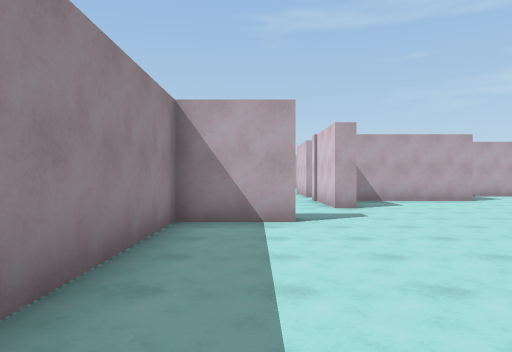
[1] (above)

24 first-person views from a walk through a 3-D level made in the Unity game engine. The camera is 1.5 m above the floor, looks level and sees 70° across. The floor is counted in squares, 2 m on a side. Each view is taken from the middle of a square. On the plan, view 1 faces up. The plan holds only what a view shows up to about 11 squares ahead; the rest is blank. The player is left out.

[2]
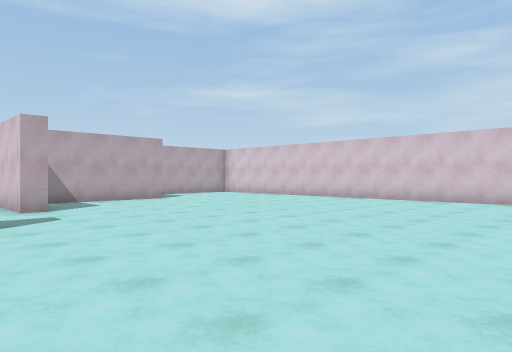

[3]
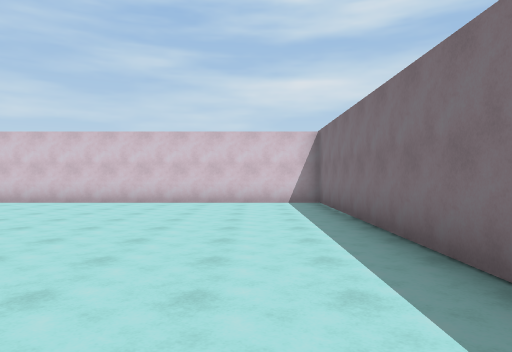

[4]
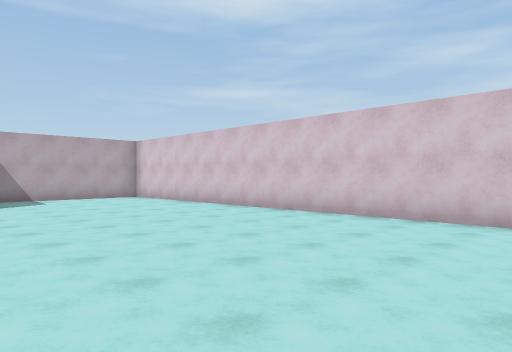

[5]
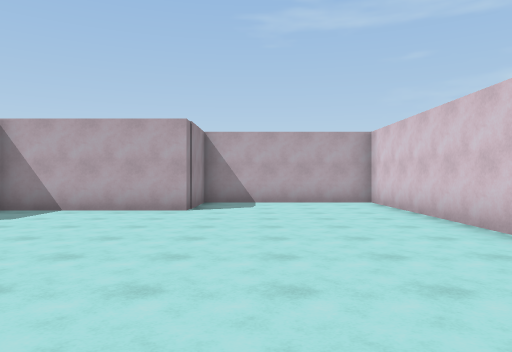

[6]
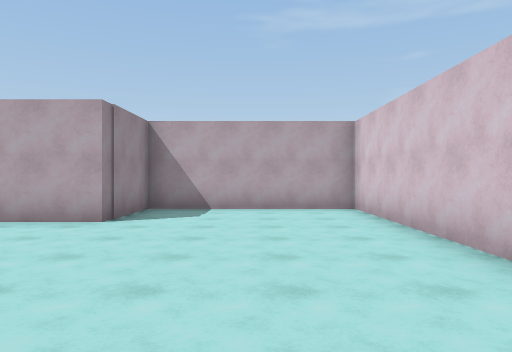

[7]
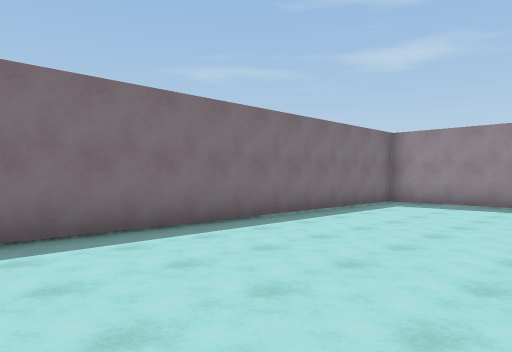

[8]
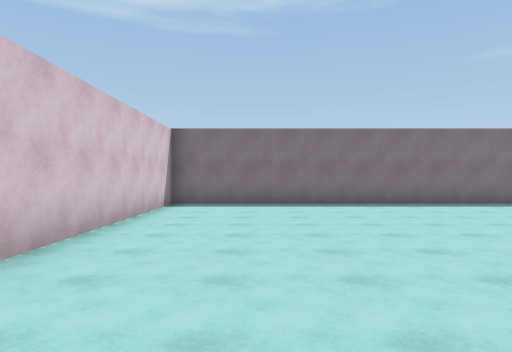

[9]
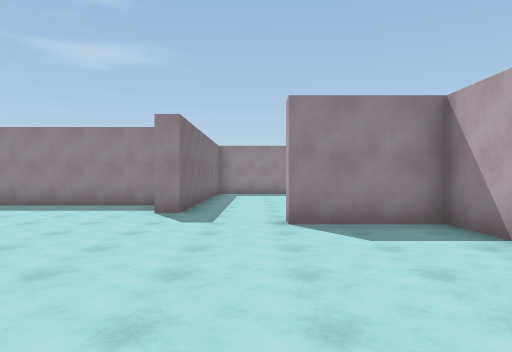

[10]
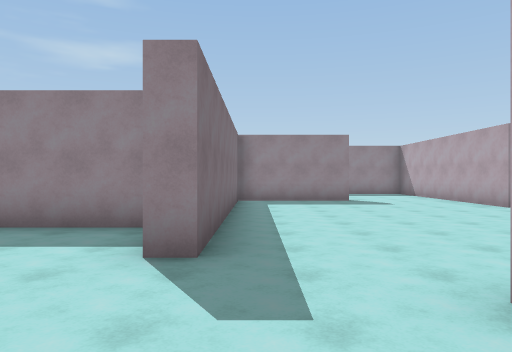

[11]
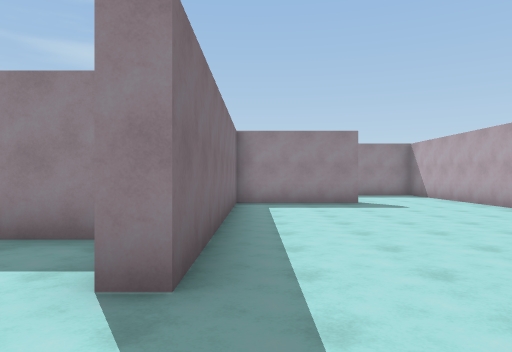

[12]
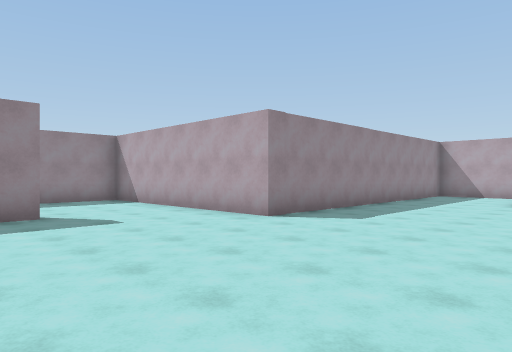

[13]
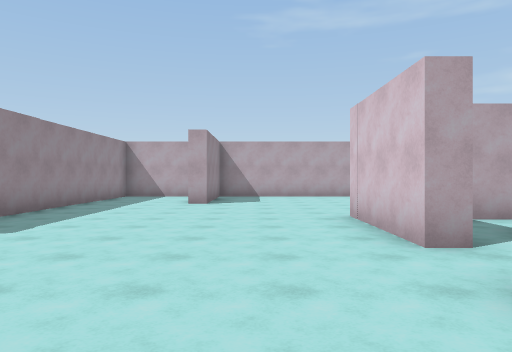

[14]
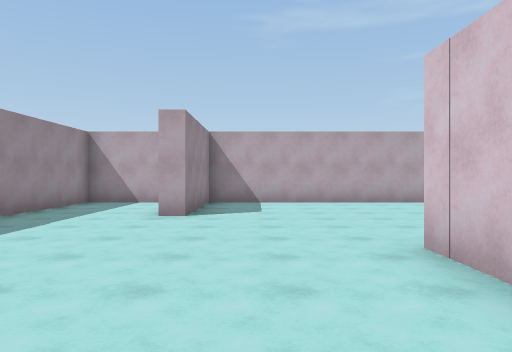

[15]
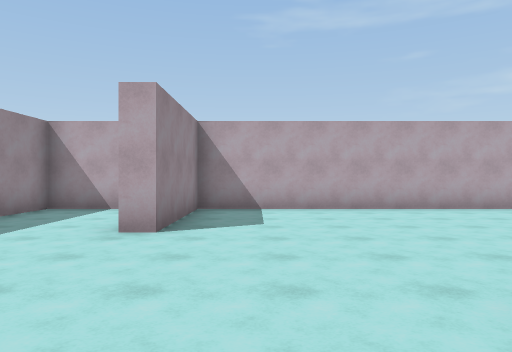

[16]
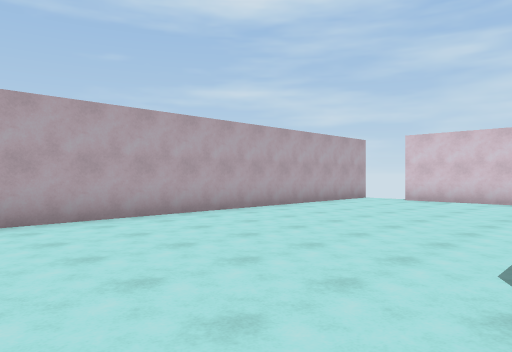

[17]
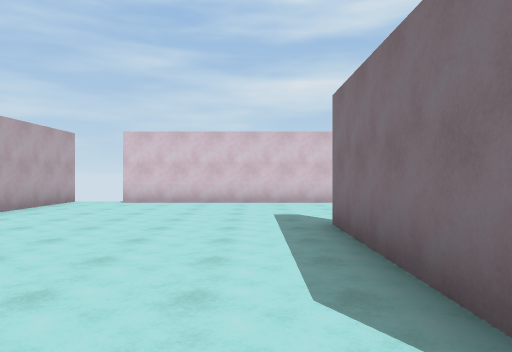

[18]
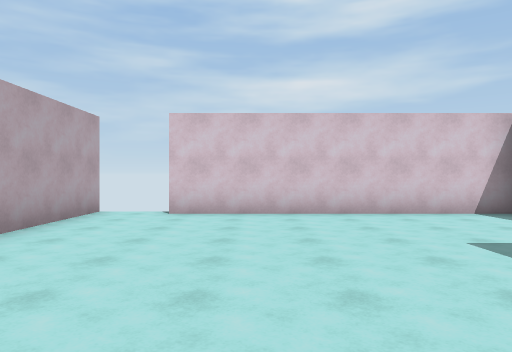

[19]
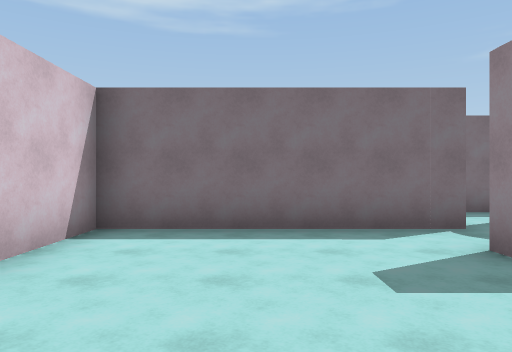

[20]
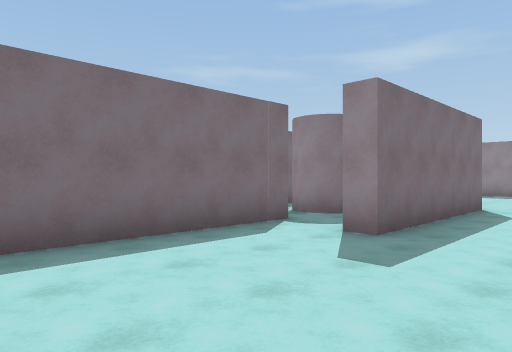

[21]
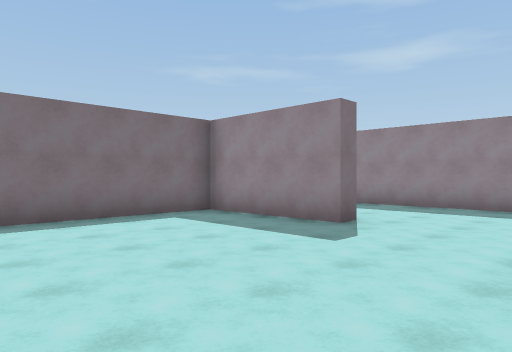

[22]
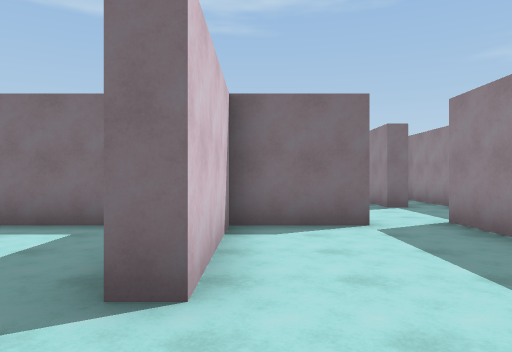

[23]
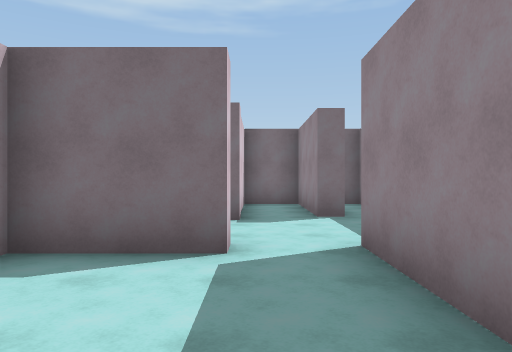

[24]
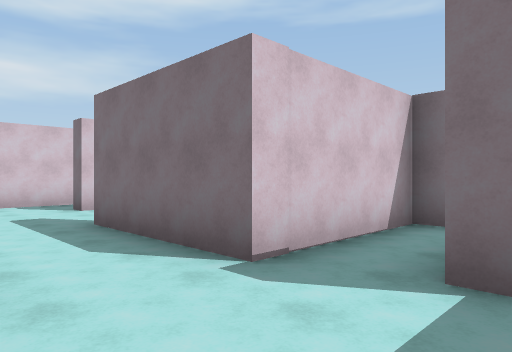

### Floor plan
Ten units are one square. View 1 is at (0, 0); x grows to the right and y downward. Boxes are objects, and circles mark ways between rooms. Rooms are numbered by the first view taken in them; rooms with no view inside come last. Other rooms are left out.
<svg viewBox="-133 -228 256 251">
<path fill="none" stroke="#000" d="M6 -65 6 -60 -13 -60 -13 18 113 18 113 -133 66 -133 66 -110 23 -110 23 -85 18 -85M24 -128 18 -128 18 -158 66 -158 66 -152M60 -138 113 -138 113 -208M18 -85 18 -109M-26 -223 -47 -223 -47 -130 -106 -130M-111 -125 -111 -61M118 -223 -13 -223 -13 -189 -19 -189M-97 -65 -76 -65 -76 -98 -71 -98 -71 -65 6 -65M-118 -33 -111 -33 -111 -3 -97 -3 -97 -38M-128 -30 -128 -3 -124 -3M-97 -60 -97 -65M30 -115 48 -115M45 -153 38 -153"/>
<circle cx="3" cy="-80" r="3" fill="#2a7"/>
<circle cx="-100" cy="-70" r="3" fill="#2a7"/>
<circle cx="20" cy="-120" r="3" fill="#2a7"/>
<circle cx="60" cy="-150" r="3" fill="#2a7"/>
<circle cx="50" cy="-130" r="3" fill="#2a7"/>
<text x="60" y="-50">1</text>
<text x="10" y="-150">2</text>
<text x="-110" y="-40">3</text>
<text x="40" y="-120">4</text>
<text x="50" y="-150">5</text>
</svg>
Room 1 opens to room 2. Room 2 opens to room 3. Room 2 opens to room 4. Room 2 opens to room 5. Room 4 opens to room 5.

Where each view was taken, in squares from view 1:
view 1: 0 up, 0 right, facing up
view 2: 0 up, 0 right, facing up-right
view 3: 0 up, 1 right, facing right
view 4: 1 up, 5 right, facing up-right
view 5: 3 up, 8 right, facing up
view 6: 5 up, 9 right, facing up
view 7: 3 up, 9 right, facing down-left
view 8: 8 up, 9 right, facing down
view 9: 8 up, 8 right, facing left
view 10: 7 up, 4 right, facing left
view 11: 7 up, 3 right, facing left
view 12: 8 up, 0 right, facing up-left
view 13: 9 up, 0 right, facing up
view 14: 12 up, 0 right, facing up
view 15: 14 up, 0 right, facing up
view 16: 16 up, 0 right, facing up-right
view 17: 17 up, 1 right, facing right
view 18: 19 up, 4 right, facing right
view 19: 19 up, 9 right, facing down
view 20: 18 up, 11 right, facing down-left
view 21: 13 up, 2 left, facing down-left
view 22: 12 up, 8 left, facing down
view 23: 10 up, 10 left, facing down
view 24: 6 up, 12 left, facing down-right
